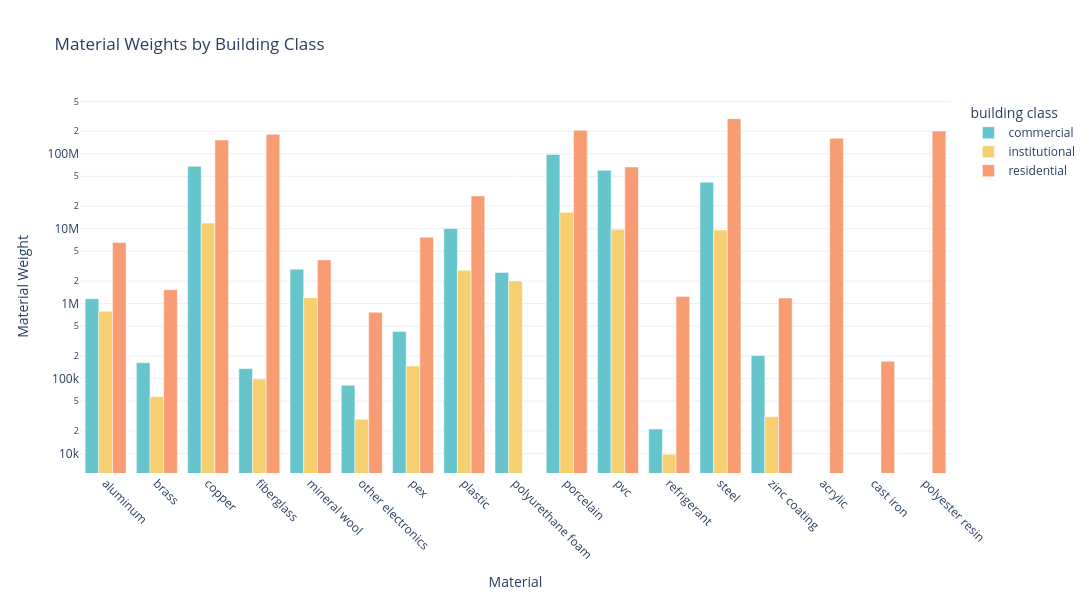

Write notebook code for a chart like this one.
### Code cell
import plotly.express as px

# Create the plotly figure
fig = px.bar(
    df_final_agg,
    x='material',
    y='material_weight',
    color='building class',
    barmode='group',
    title='Material Weights by Building Class',
    color_discrete_sequence=px.colors.qualitative.Pastel,  # Pastel color sequence
)

# Update layout for appearance
fig.update_layout(
    template='plotly_white',
    xaxis_title="Material",
    yaxis_title="Material Weight",
    xaxis=dict(tickangle=45),
    width=1200,
    height=600
)

# Change y-axis to log scale
fig.update_yaxes(type='log')

# Display the figure
fig.show()

# Export as SVG
fig.write_image("material_weights_log_scale.svg")

### Figure 1 — Plotly figure (JSON) as saved in the notebook; plotly's stock layout.template omitted (floating-point values rounded to 4 significant figures)
{"data": [{"alignmentgroup": "True", "hovertemplate": "building class=commercial<br>material=%{x}<br>material_weight=%{y}<extra></extra>", "legendgroup": "commercial", "marker": {"color": "rgb(102, 197, 204)", "pattern": {"shape": ""}}, "name": "commercial", "offsetgroup": "commercial", "orientation": "v", "showlegend": true, "textposition": "auto", "type": "bar", "x": ["aluminum", "brass", "copper", "fiberglass", "mineral wool", "other electronics", "pex", "plastic", "polyurethane foam", "porcelain", "pvc", "refrigerant", "steel", "zinc coating"], "xaxis": "x", "y": [1162000.0, 162600.0, 68110000.0, 136000.0, 2882000.0, 81280.0, 425200.0, 10050000.0, 2607000.0, 97893723, 60180000.0, 21170.0, 41650000.0, 202400.0], "yaxis": "y"}, {"alignmentgroup": "True", "hovertemplate": "building class=institutional<br>material=%{x}<br>material_weight=%{y}<extra></extra>", "legendgroup": "institutional", "marker": {"color": "rgb(246, 207, 113)", "pattern": {"shape": ""}}, "name": "institutional", "offsetgroup": "institutional", "orientation": "v", "showlegend": true, "textposition": "auto", "type": "bar", "x": ["aluminum", "brass", "copper", "fiberglass", "mineral wool", "other electronics", "pex", "plastic", "polyurethane foam", "porcelain", "pvc", "refrigerant", "steel", "zinc coating"], "xaxis": "x", "y": [791700.0, 57210.0, 11870000.0, 98670.0, 1201000.0, 28610.0, 146600.0, 2782000.0, 1998000.0, 16500000.0, 9791000.0, 9727.0, 9614000.0, 30930.0], "yaxis": "y"}, {"alignmentgroup": "True", "hovertemplate": "building class=residential<br>material=%{x}<br>material_weight=%{y}<extra></extra>", "legendgroup": "residential", "marker": {"color": "rgb(248, 156, 116)", "pattern": {"shape": ""}}, "name": "residential", "offsetgroup": "residential", "orientation": "v", "showlegend": true, "textposition": "auto", "type": "bar", "x": ["acrylic", "aluminum", "brass", "cast iron", "copper", "fiberglass", "mineral wool", "other electronics", "pex", "plastic", "polyester resin", "porcelain", "pvc", "refrigerant", "steel", "zinc coating"], "xaxis": "x", "y": [161550240, 6523000.0, 1532000.0, 169900.0, 152800000.0, 181744020, 3829000.0, 765800.0, 7702000.0, 27370000.0, 201937800, 205981740, 66580000.0, 1248000.0, 294100000.0, 1185000.0], "yaxis": "y"}], "layout": {"barmode": "group", "height": 600, "legend": {"title": {"text": "building class"}, "tracegroupgap": 0}, "title": {"text": "Material Weights by Building Class"}, "width": 1200, "xaxis": {"anchor": "y", "domain": [0, 1], "tickangle": 45, "title": {"text": "Material"}}, "yaxis": {"anchor": "x", "domain": [0, 1], "title": {"text": "Material Weight"}, "type": "log"}}}
